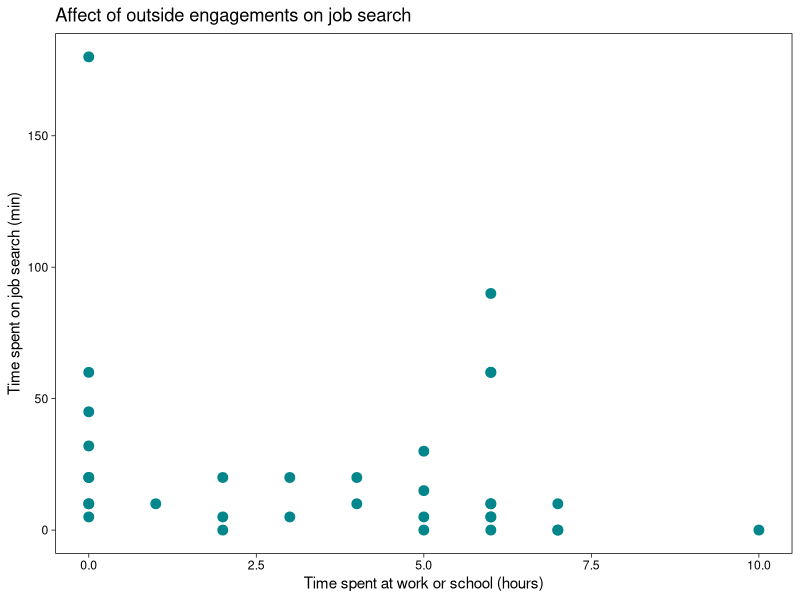
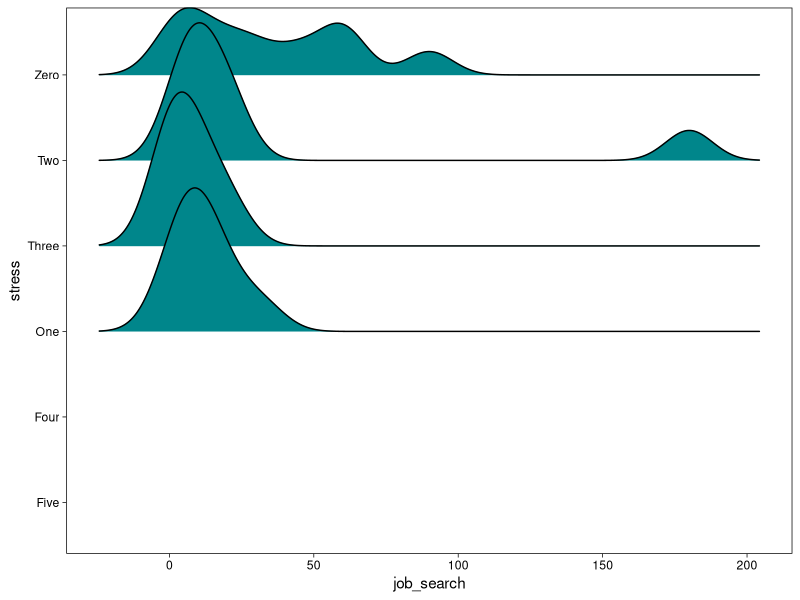

These charts were generated, in order, by the following R code:
## ---- chunk 1
#| label: loading-packages
#| warning: false
library(tidyverse)
library(readxl)
library(ggplot2)
library(ggridges)
library(here)
library(rstatix)
library(ggeffects)
## ---- chunk 2
#| label: object-for-data

job_search <- read_csv(here("data", "personal-data.csv"))
## ---- chunk 3
#| label: first-visualization

ggplot(data = job_search,
                        mapping = aes(x = outside_eng,
                                      y = job_search)) +
  geom_point(color = "turquoise4",
              size = 3) +
  labs(title = "Affect of outside engagements on job search",
       x = "Time spent at work or school (hours)",
       y = "Time spent on job search (min)") + 
  theme_linedraw() +
  theme(panel.grid.major = element_blank(),
         panel.grid.minor = element_blank())
## ---- chunk 4
job_search_clean <- job_search |>
  mutate(stress = case_when (
    stress == "0" ~ "Zero",
    stress == "1" ~ "One",
    stress == "2" ~ "Two",
    stress == "3" ~ "Three",
    stress == "4" ~ "Four",
    stress == "5" ~ "Five"))
## ---- chunk 5

ggplot(data = job_search_clean,
       mapping = aes(x = job_search,
                     y = stress)) +
  geom_density_ridges_gradient(fill = "turquoise4") +
  theme_linedraw() +
  theme(panel.grid.major = element_blank(),
         panel.grid.minor = element_blank())
